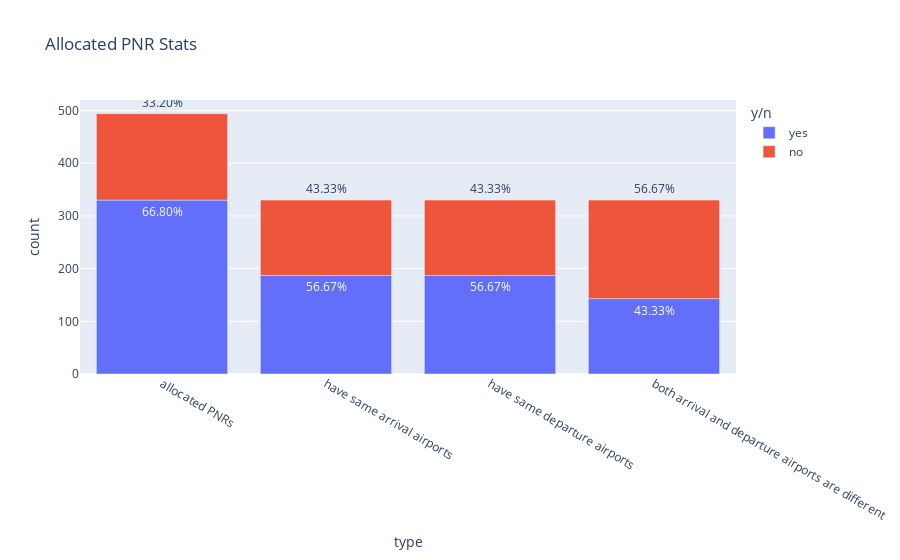

Source (notebook cell):
### Code cell
# print(df.columns)
total_allocated = 0
count_same_arr = 0
count_same_dep = 0
count_diff_arrNdep = 0

for index, row in df.iterrows():
    if(len(row['allocated_classes'])!=2):
        total_allocated += 1
        count_same_arr += row['allocated_dst']==row['canclled_dst']
        count_same_dep += row['allocated_src']==row['canclled_src']
        count_diff_arrNdep += row['allocated_dst']!=row['canclled_dst'] and row['allocated_src']!=row['canclled_src']
        
df_allocated = pd.DataFrame({
    'type': ['allocated PNRs']*2 + ['have same arrival airports']*2 + ['have same departure airports']*2 + ['both arrival and departure airports are different']*2,
    'y/n': ['yes', 'no']*4,
    'count': [total_allocated, len(df)-total_allocated, count_same_arr, total_allocated-count_same_arr, count_same_dep, total_allocated-count_same_dep, count_diff_arrNdep, total_allocated-count_diff_arrNdep]
})
df_allocated['percentage'] = df_allocated.groupby('type')['count'].transform(lambda x: (x / x.sum()) * 100)
percentage_list = df_allocated['percentage'].tolist()
print(df_allocated)
fig = px.bar(df_allocated, x="type", y="count", color="y/n", title="Allocated PNR Stats", text="percentage")
fig.update_traces(texttemplate="%{text:.2f}%", textposition='outside')
# texttemplate="%{y} x %{width} =<br>%{customdata[1]}",
fig.show()

### Figure 1 — Plotly figure (JSON) as saved in the notebook; plotly's stock layout.template omitted (floating-point values rounded to 4 significant figures)
{"data": [{"alignmentgroup": "True", "hovertemplate": "y/n=yes<br>type=%{x}<br>count=%{y}<br>percentage=%{text}<extra></extra>", "legendgroup": "yes", "marker": {"color": "#636efa", "pattern": {"shape": ""}}, "name": "yes", "offsetgroup": "yes", "orientation": "v", "showlegend": true, "text": [66.8, 56.67, 56.67, 43.33], "textposition": "outside", "texttemplate": "%{text:.2f}%", "type": "bar", "x": ["allocated PNRs", "have same arrival airports", "have same departure airports", "both arrival and departure airports are different"], "xaxis": "x", "y": [330, 187, 187, 143], "yaxis": "y"}, {"alignmentgroup": "True", "hovertemplate": "y/n=no<br>type=%{x}<br>count=%{y}<br>percentage=%{text}<extra></extra>", "legendgroup": "no", "marker": {"color": "#EF553B", "pattern": {"shape": ""}}, "name": "no", "offsetgroup": "no", "orientation": "v", "showlegend": true, "text": [33.2, 43.33, 43.33, 56.67], "textposition": "outside", "texttemplate": "%{text:.2f}%", "type": "bar", "x": ["allocated PNRs", "have same arrival airports", "have same departure airports", "both arrival and departure airports are different"], "xaxis": "x", "y": [164, 143, 143, 187], "yaxis": "y"}], "layout": {"barmode": "relative", "legend": {"title": {"text": "y/n"}, "tracegroupgap": 0}, "title": {"text": "Allocated PNR Stats"}, "xaxis": {"anchor": "y", "domain": [0, 1], "title": {"text": "type"}}, "yaxis": {"anchor": "x", "domain": [0, 1], "title": {"text": "count"}}}}
